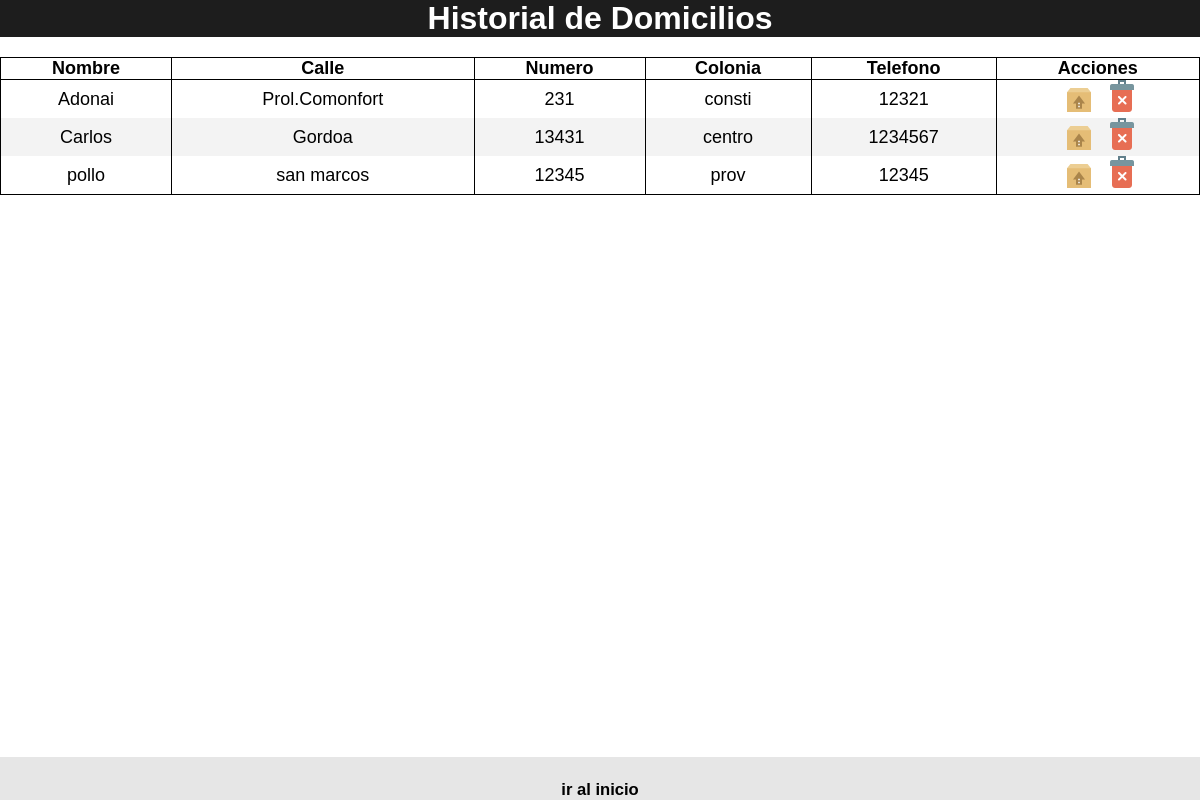
Page /php/historial.php on the committed database.
### tables this page shows
CREATE TABLE `agenda` (
  `id` int(11) NOT NULL,
  `nombre` varchar(50) DEFAULT NULL,
  `calle` varchar(50) DEFAULT NULL,
  `numero` varchar(30) DEFAULT NULL,
  `colonia` varchar(50) DEFAULT NULL,
  `telefono` varchar(30) DEFAULT NULL,
  `nota` varchar(255) DEFAULT NULL,
  `bandera` varchar(10) DEFAULT NULL
);

### php/historial.php (the view, shortened to what this page needs)
<!DOCTYPE html>
<html lang="en">
<head>
    <link rel="stylesheet" href="../css/index.css">
</head>
<body>
    <header id="elh">
        <h1>Historial de Domicilios</h1>
    </header>
    <?php
        include "conexion.php";
        $sql = "SELECT * FROM agenda where bandera = 'delete'";
        $resultados = $conexion -> query($sql);
    ?>
    <div class="cont-tabla">
                <table>
                        <thead>
                          <tr>
                            <th>Nombre</th>
                            <th>Calle</th>
                            <th>Numero</th>
                            <th>Colonia</th>
                            <th>Telefono</th>
                            <th>Acciones</th>
                          </tr>
                        </thead>
                <?php
                    while($res = $resultados -> fetch_array(MYSQLI_BOTH) ){
                        echo'
                        <tr>
                        <td>'.$res['nombre'].'</td>
                        <td>'.$res['calle'].'</td>
                        <td>'.$res['numero'].'</td>
                        <td>'.$res['colonia'].'</td>
                        <td>'.$res['telefono'].'</td>
                        <td>
                            <a href="restaurarContacto.php?id='.$res['id']. '"><img src="../img/rest.png"></a>
                            <a href="eliminarContacto.php?id='.$res['id']. '"><img src="../img/borrar.png"></a>
                        </td>
                        </tr>
                        ';
                      }
                 ?>
                </table>
        </div>
    <footer>
        <a href="../index.php"><h5>ir al inicio</h5></a>
    </footer>
</body>
</html>

### css/index.css (style rules this page uses)
* { padding: 0; margin: 0; font-family: Helvetica; }
body { margin-left: 0px; }
header { background-color: rgb(29, 29, 29); }
#elh { margin-bottom: 20px; }
h1 { color: white; text-align: center; }
.cont-tabla { border-radius: 5px; background-color: white; }
.cont-tabla table { border-collapse: collapse; width: 100%; text-align: center; padding: 10px; font-size: 18px; border: solid 1px black; margin-bottom: 80px; }
.cont-tabla table thead { background-color: white; color: black; border-bottom: solid 1px black; }
tr:nth-child(even) { background-color:rgb(243, 243, 243); }
table, th, td { border-right: 1px solid black; }
a { text-decoration: none; color: black; font-size: 25px; margin-left: 10px; }
footer { background-color: rgb(230, 230, 230); width: 100%; grid-column-start: 1; grid-column-end: 3; position: fixed; bottom: 0; margin-left: 0; }
footer a { text-align: center; font-size: 20px; background-color: orange; }

### rows in the picture
agenda: nombre "Adonai", calle "Prol.Comonfort", numero "231", colonia "consti", telefono "12321"
agenda: nombre "Carlos", calle "Gordoa", numero "13431", colonia "centro", telefono "1234567"
agenda: nombre "pollo", calle "san marcos", numero "12345", colonia "prov", telefono "12345"
